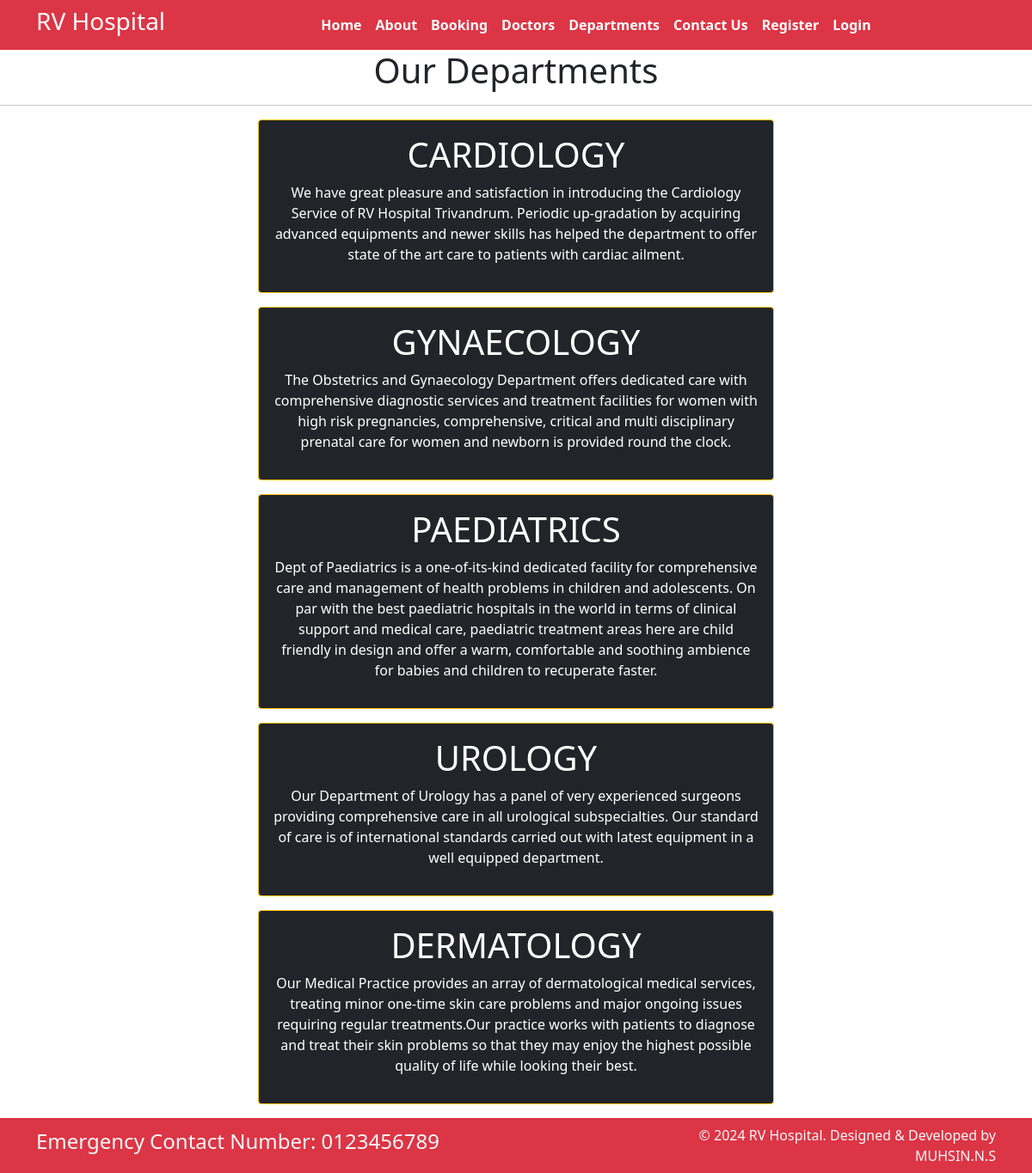
Screenshot of /department with the database file from the repository.
### RVapp/models.py (models this page shows, shortened)
class Departments(models.Model):
    dep_name = models.CharField(max_length=100)
    dep_description = models.TextField()

### RVapp/views.py (the view)
# urls.py: path('department', views.department, name='department'),
def department(request):
    dict_dept = {
        'dept': Departments.objects.all()
    }
    return render(request, 'department.html', dict_dept)

### templates/department.html (shortened to what this page needs)
{% extends 'base.html' %}
{% block content%}
<h1 class="text-center">Our Departments</h1>
<hr>
{% for d in dept %}
<div class="mx-auto w-50 bg-dark text-center text-white p-3 my-3 border border-warning rounded">
   <h1>{{d.dep_name}}</h1>
    <p>{{d.dep_description}}</p>
</div>
{% endfor %}
{% endblock %}

### rows the page displays
Departments: dep_name "CARDIOLOGY", dep_description "We have great pleasure and satisfaction in introducing the Cardiology Service of RV Hospital Trivandrum. Periodic up-gradation by acquiring advanced equipments and newer skills has helped the department to offer state of the art care to patients with cardiac ailment."
Departments: dep_name "GYNAECOLOGY", dep_description "The Obstetrics and Gynaecology Department offers dedicated care with comprehensive diagnostic services and treatment facilities for women with high risk pregnancies, comprehensive, critical and multi disciplinary prenatal care for women and newborn is provided round the clock."
Departments: dep_name "PAEDIATRICS", dep_description "Dept of Paediatrics is a one-of-its-kind dedicated facility for comprehensive care and management of health problems in children and adolescents. On par with the best paediatric hospitals in the world in terms of clinical support and medical care, paediatric treatment areas here are child friendly in design and offer a warm, comfortable and soothing ambience for babies and children to recuperate faster."
Departments: dep_name "UROLOGY", dep_description "Our Department of Urology has a panel of very experienced surgeons providing comprehensive care in all urological subspecialties. Our standard of care is of international standards carried out with latest equipment in a well equipped department."
Departments: dep_name "DERMATOLOGY", dep_description "Our Medical Practice provides an array of dermatological medical services, treating minor one-time skin care problems and major ongoing issues requiring regular treatments.Our practice works with patients to diagnose and treat their skin problems so that they may enjoy the highest possible quality of life while looking their best."
